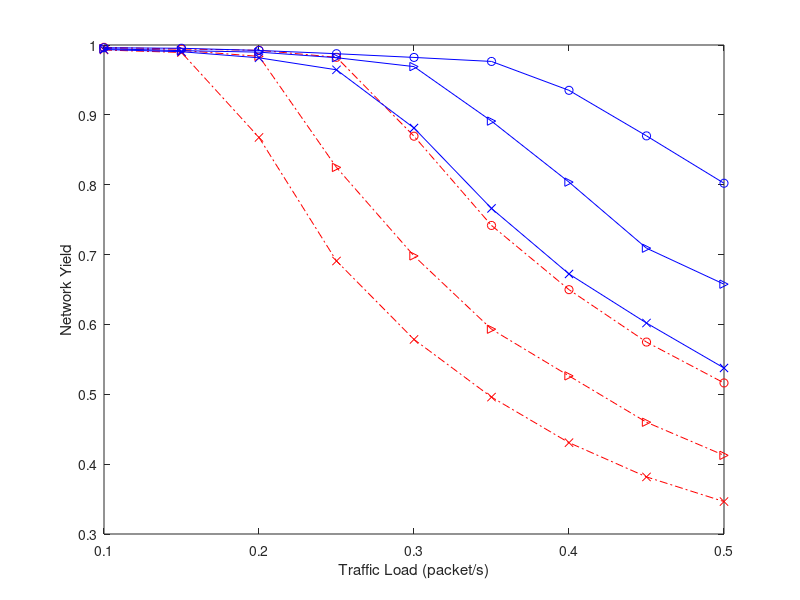

MATLAB code for this plot: (Note: this script raises an error after producing the figure.)
% Plot yield: Network Yield; \xi = 14, 17, 20
% PRI-basic, PRI-ASM (adaptive schedule maintaince)
basic=[0.996660487	0.994229492	0.992427204	0.982399135	0.869452422	0.74170825	0.649774977	0.574754145	0.516245294;
    0.995036548	0.992277966	0.983761601	0.824733326	0.69806056	0.59317185	0.526319205	0.459980248	0.412628044;
    0.992870574	0.989299327	0.867685178	0.690804071	0.57853164	0.495949909	0.430727591	0.381730754	0.346416149
    ];
asm=[0.996067766	0.995330932	0.99222676	0.987538973	0.98221122	0.976471727	0.935122582	0.869922978	0.802117914;
    0.994667891	0.99194228	0.989786429	0.981800541	0.969075167	0.891073025	0.803732858	0.709142039	0.657624896;
    0.993528774	0.990376948	0.981668127	0.964497599	0.881192304	0.766064816	0.672235215	0.60202219	0.537649747
    ];

figure;
hold off;
arrival_rate=0.1:0.05:0.5;
plot(arrival_rate,basic(1,:),'ro-.');
hold on;
plot(arrival_rate,basic(2,:),'r>-.');
plot(arrival_rate,basic(3,:),'rx-.');


plot(arrival_rate,asm(1,:),'bo-');
plot(arrival_rate,asm(2,:),'b>-');
plot(arrival_rate,asm(3,:),'bx-');

% set(gca,'XTick',0.05:0.05:0.5);
% set(gca,'XTickLabel',0.05:0.05:0.5);
%set(gca,'Xdir','reverse')

xlabel('Traffic Load (packet/s)');
ylabel('Network Yield');
legend('PRI-basic, {{\it{\xi}} = 14}','PRI-basic, {{\it{\xi}} = 18}','PRI-basic, {{\it{\xi}} = 22}', ...
    'PRI-ASM, {{\it{\xi}} = 14}','PRI-ASM, {{\it{\xi}} = 18}','PRI-ASM, {{\it{\xi}} = 22}',3);
% grid on;